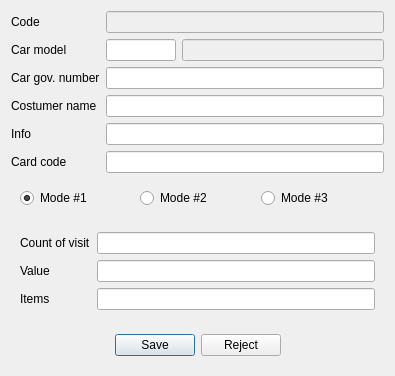
<?xml version="1.0" encoding="UTF-8"?>
<ui version="4.0">
 <class>RECarClient</class>
 <widget class="QDialog" name="RECarClient">
  <property name="geometry">
   <rect>
    <x>0</x>
    <y>0</y>
    <width>395</width>
    <height>352</height>
   </rect>
  </property>
  <property name="windowTitle">
   <string>Costumer</string>
  </property>
  <layout class="QGridLayout" name="gridLayout">
   <item row="6" column="0" colspan="3">
    <widget class="QWidget" name="widget_2" native="true">
     <layout class="QHBoxLayout" name="horizontalLayout_2">
      <item>
       <widget class="QRadioButton" name="rbMode1">
        <property name="text">
         <string>Mode #1</string>
        </property>
        <property name="checked">
         <bool>true</bool>
        </property>
       </widget>
      </item>
      <item>
       <widget class="QRadioButton" name="rbMode2">
        <property name="text">
         <string>Mode #2</string>
        </property>
       </widget>
      </item>
      <item>
       <widget class="QRadioButton" name="rbMode3">
        <property name="text">
         <string>Mode #3</string>
        </property>
       </widget>
      </item>
     </layout>
    </widget>
   </item>
   <item row="1" column="0">
    <widget class="QLabel" name="label_2">
     <property name="text">
      <string>Car model</string>
     </property>
    </widget>
   </item>
   <item row="0" column="0">
    <widget class="QLabel" name="label">
     <property name="text">
      <string>Code</string>
     </property>
    </widget>
   </item>
   <item row="1" column="1">
    <widget class="EQLineEdit" name="leCarmodel">
     <property name="maximumSize">
      <size>
       <width>70</width>
       <height>16777215</height>
      </size>
     </property>
     <property name="Field" stdset="0">
      <string>f_model</string>
     </property>
    </widget>
   </item>
   <item row="4" column="0">
    <widget class="QLabel" name="label_5">
     <property name="text">
      <string>Info</string>
     </property>
    </widget>
   </item>
   <item row="3" column="0">
    <widget class="QLabel" name="label_4">
     <property name="text">
      <string>Costumer name</string>
     </property>
    </widget>
   </item>
   <item row="2" column="0">
    <widget class="QLabel" name="label_3">
     <property name="text">
      <string>Car gov. number</string>
     </property>
    </widget>
   </item>
   <item row="5" column="0">
    <widget class="QLabel" name="label_6">
     <property name="text">
      <string>Card code</string>
     </property>
    </widget>
   </item>
   <item row="1" column="2">
    <widget class="EQLineEdit" name="leModel">
     <property name="enabled">
      <bool>false</bool>
     </property>
    </widget>
   </item>
   <item row="3" column="1" colspan="2">
    <widget class="EQLineEdit" name="leCostumer">
     <property name="Field" stdset="0">
      <string>f_name</string>
     </property>
    </widget>
   </item>
   <item row="0" column="1" colspan="2">
    <widget class="EQLineEdit" name="leCode">
     <property name="enabled">
      <bool>false</bool>
     </property>
     <property name="focusPolicy">
      <enum>Qt::NoFocus</enum>
     </property>
     <property name="Field" stdset="0">
      <string>f_id</string>
     </property>
     <property name="PrimaryKey" stdset="0">
      <bool>true</bool>
     </property>
    </widget>
   </item>
   <item row="2" column="1" colspan="2">
    <widget class="EQLineEdit" name="leCargovnumber">
     <property name="Field" stdset="0">
      <string>f_govNumber</string>
     </property>
    </widget>
   </item>
   <item row="4" column="1" colspan="2">
    <widget class="EQLineEdit" name="leInfo">
     <property name="Field" stdset="0">
      <string>f_info</string>
     </property>
    </widget>
   </item>
   <item row="5" column="1" colspan="2">
    <widget class="EQLineEdit" name="leCardcode">
     <property name="Field" stdset="0">
      <string>f_card</string>
     </property>
    </widget>
   </item>
   <item row="8" column="0" colspan="3">
    <widget class="QWidget" name="widget" native="true">
     <layout class="QHBoxLayout" name="horizontalLayout">
      <item>
       <spacer name="horizontalSpacer">
        <property name="orientation">
         <enum>Qt::Horizontal</enum>
        </property>
        <property name="sizeHint" stdset="0">
         <size>
          <width>93</width>
          <height>20</height>
         </size>
        </property>
       </spacer>
      </item>
      <item>
       <widget class="QPushButton" name="btnSave">
        <property name="text">
         <string>Save</string>
        </property>
       </widget>
      </item>
      <item>
       <widget class="QPushButton" name="btnReject">
        <property name="text">
         <string>Reject</string>
        </property>
       </widget>
      </item>
      <item>
       <spacer name="horizontalSpacer_2">
        <property name="orientation">
         <enum>Qt::Horizontal</enum>
        </property>
        <property name="sizeHint" stdset="0">
         <size>
          <width>92</width>
          <height>20</height>
         </size>
        </property>
       </spacer>
      </item>
     </layout>
    </widget>
   </item>
   <item row="7" column="0" colspan="3">
    <widget class="QWidget" name="widget_3" native="true">
     <layout class="QGridLayout" name="gridLayout_2">
      <item row="0" column="0">
       <widget class="QLabel" name="label_7">
        <property name="text">
         <string>Count of visit</string>
        </property>
       </widget>
      </item>
      <item row="0" column="1">
       <widget class="EQLineEdit" name="leVisits"/>
      </item>
      <item row="1" column="0">
       <widget class="QLabel" name="label_8">
        <property name="text">
         <string>Value</string>
        </property>
       </widget>
      </item>
      <item row="1" column="1">
       <widget class="EQLineEdit" name="leValue"/>
      </item>
      <item row="2" column="0">
       <widget class="QLabel" name="label_9">
        <property name="text">
         <string>Items</string>
        </property>
       </widget>
      </item>
      <item row="2" column="1">
       <widget class="EQLineEdit" name="leItems"/>
      </item>
     </layout>
    </widget>
   </item>
  </layout>
 </widget>
 <customwidgets>
  <customwidget>
   <class>EQLineEdit</class>
   <extends>QLineEdit</extends>
   <header location="global">eqlineedit.h</header>
   <slots>
    <signal>customButtonClicked(bool)</signal>
   </slots>
  </customwidget>
 </customwidgets>
 <resources/>
 <connections/>
</ui>
